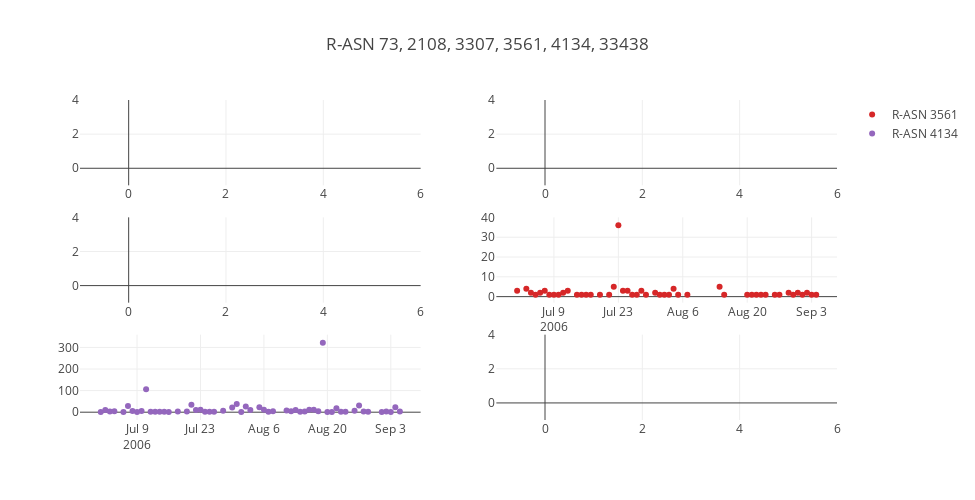

Write notebook code for a chart like this one.
### Code cell
suspicious_list_n1 = [2108, 3307, 3561, 4134, 33438]

n5_73=node5df[node5df['r_asn']==73]
n5_2108=node5df[node5df['r_asn']==2108]
n5_3307=node5df[node5df['r_asn']==3307]
n5_3561=node5df[node5df['r_asn']==3561]
n5_4134=node5df[node5df['r_asn']==4134]
n5_33438=node5df[node5df['r_asn']==33438]

t0= go.Scatter(x=n5_73.date,y=n5_73.f, mode='markers',name='R-ASN 73')
t1= go.Scatter(x=n5_2108.date,y=n5_2108.f, mode='markers',name='R-ASN 2108')
t2= go.Scatter(x=n5_3307.date,y=n5_3307.f, mode='markers',name='R-ASN 3307')
t3= go.Scatter(x=n5_3561.date,y=n5_3561.f, mode='markers',name='R-ASN 3561')
t4= go.Scatter(x=n5_4134.date,y=n5_4134.f, mode='markers',name='R-ASN 4134')
t5= go.Scatter(x=n5_33438.date,y=n5_33438. f, mode='markers',name='R-ASN 33438')

fig = tools.make_subplots(rows=3,cols=2)
fig['layout'].update(height=500, width=975, title='R-ASN 73, 2108, 3307, 3561, 4134, 33438 ')
fig.append_trace(t0, 1, 1)
fig.append_trace(t1, 1, 2)
fig.append_trace(t2, 2, 1)
fig.append_trace(t3, 2, 2)
fig.append_trace(t4, 3, 1)
fig.append_trace(t5, 3, 2)
iplot(fig)

### Figure 1 — Plotly figure (JSON) as saved in the notebook; plotly's stock layout.template omitted (floating-point values rounded to 4 significant figures)
{"data": [{"mode": "markers", "name": "R-ASN 73", "type": "scatter", "x": [], "xaxis": "x1", "y": [], "yaxis": "y1"}, {"mode": "markers", "name": "R-ASN 2108", "type": "scatter", "x": [], "xaxis": "x2", "y": [], "yaxis": "y2"}, {"mode": "markers", "name": "R-ASN 3307", "type": "scatter", "x": [], "xaxis": "x3", "y": [], "yaxis": "y3"}, {"mode": "markers", "name": "R-ASN 3561", "type": "scatter", "x": ["2006-07-01", "2006-07-03", "2006-07-04", "2006-07-05", "2006-07-06", "2006-07-07", "2006-07-08", "2006-07-09", "2006-07-10", "2006-07-11", "2006-07-12", "2006-07-14", "2006-07-15", "2006-07-16", "2006-07-17", "2006-07-19", "2006-07-21", "2006-07-22", "2006-07-23", "2006-07-24", "2006-07-25", "2006-07-26", "2006-07-27", "2006-07-28", "2006-07-29", "2006-07-31", "2006-08-01", "2006-08-02", "2006-08-03", "2006-08-04", "2006-08-05", "2006-08-07", "2006-08-14", "2006-08-15", "2006-08-20", "2006-08-21", "2006-08-22", "2006-08-23", "2006-08-24", "2006-08-26", "2006-08-27", "2006-08-29", "2006-08-30", "2006-08-31", "2006-09-01", "2006-09-02", "2006-09-03", "2006-09-04"], "xaxis": "x4", "y": [3, 4, 2, 1, 2, 3, 1, 1, 1, 2, 3, 1, 1, 1, 1, 1, 1, 5, 36, 3, 3, 1, 1, 3, 1, 2, 1, 1, 1, 4, 1, 1, 5, 1, 1, 1, 1, 1, 1, 1, 1, 2, 1, 2, 1, 2, 1, 1], "yaxis": "y4"}, {"mode": "markers", "name": "R-ASN 4134", "type": "scatter", "x": ["2006-07-01", "2006-07-02", "2006-07-03", "2006-07-04", "2006-07-06", "2006-07-07", "2006-07-08", "2006-07-09", "2006-07-10", "2006-07-11", "2006-07-12", "2006-07-13", "2006-07-14", "2006-07-15", "2006-07-16", "2006-07-18", "2006-07-20", "2006-07-21", "2006-07-22", "2006-07-23", "2006-07-24", "2006-07-25", "2006-07-26", "2006-07-28", "2006-07-30", "2006-07-31", "2006-08-01", "2006-08-02", "2006-08-03", "2006-08-05", "2006-08-06", "2006-08-07", "2006-08-08", "2006-08-11", "2006-08-12", "2006-08-13", "2006-08-14", "2006-08-15", "2006-08-16", "2006-08-17", "2006-08-18", "2006-08-19", "2006-08-20", "2006-08-21", "2006-08-22", "2006-08-23", "2006-08-24", "2006-08-26", "2006-08-27", "2006-08-28", "2006-08-29", "2006-09-01", "2006-09-02", "2006-09-03", "2006-09-04", "2006-09-05"], "xaxis": "x5", "y": [1, 10, 3, 4, 1, 29, 5, 1, 6, 106, 2, 2, 2, 2, 1, 3, 3, 35, 10, 11, 2, 2, 2, 7, 22, 38, 1, 26, 10, 23, 11, 2, 4, 8, 4, 10, 2, 3, 11, 11, 4, 322, 1, 1, 18, 2, 2, 7, 31, 3, 2, 1, 3, 1, 23, 3], "yaxis": "y5"}, {"mode": "markers", "name": "R-ASN 33438", "type": "scatter", "x": [], "xaxis": "x6", "y": [], "yaxis": "y6"}], "layout": {"height": 500, "title": "R-ASN 73, 2108, 3307, 3561, 4134, 33438 ", "width": 975, "xaxis1": {"anchor": "y1", "domain": [0, 0.45]}, "xaxis2": {"anchor": "y2", "domain": [0.55, 1]}, "xaxis3": {"anchor": "y3", "domain": [0, 0.45]}, "xaxis4": {"anchor": "y4", "domain": [0.55, 1]}, "xaxis5": {"anchor": "y5", "domain": [0, 0.45]}, "xaxis6": {"anchor": "y6", "domain": [0.55, 1]}, "yaxis1": {"anchor": "x1", "domain": [0.7333, 1]}, "yaxis2": {"anchor": "x2", "domain": [0.7333, 1]}, "yaxis3": {"anchor": "x3", "domain": [0.3667, 0.6333]}, "yaxis4": {"anchor": "x4", "domain": [0.3667, 0.6333]}, "yaxis5": {"anchor": "x5", "domain": [0, 0.2667]}, "yaxis6": {"anchor": "x6", "domain": [0, 0.2667]}}}
